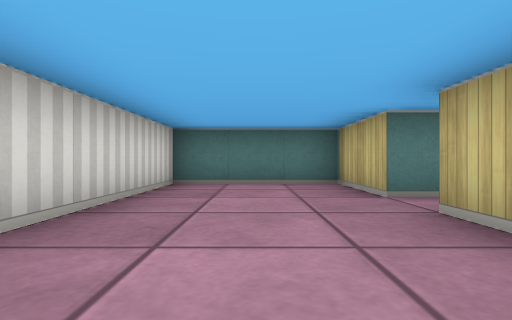
View 1 (above)

24 first-person views from a walk through a cub3D level. The camera is about half as high as the walls, looks level and sees 80° across. The floor is counted in squares. Each view is taken from the middle of a square. On the plan, view 1 faces up. The plan holds only what a view shows up to about 9 squares ahead; the rest is blank.

View 2
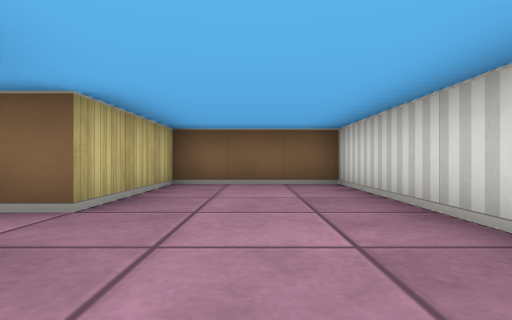

View 3
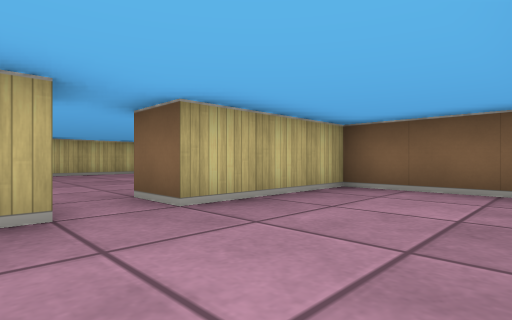

View 4
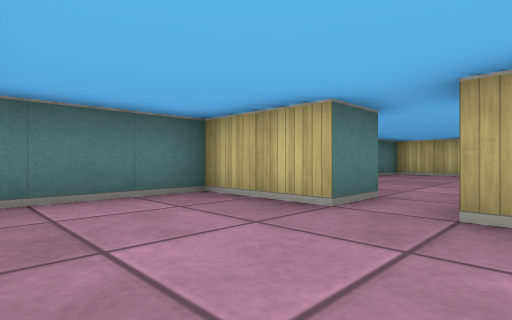

View 5
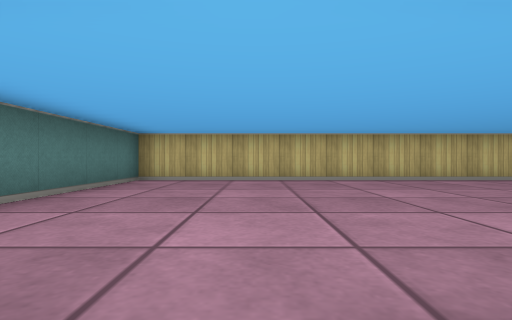

View 6
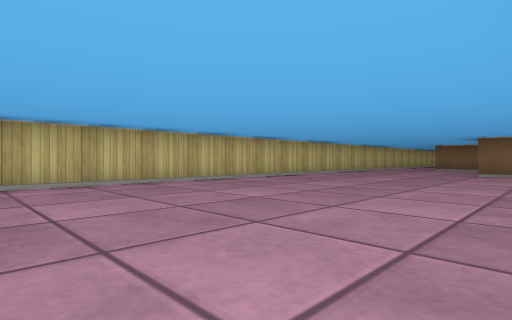

View 7
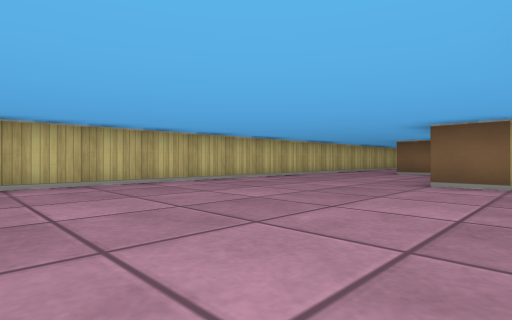

View 8
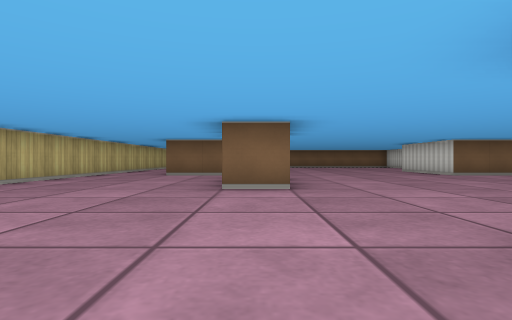

View 9
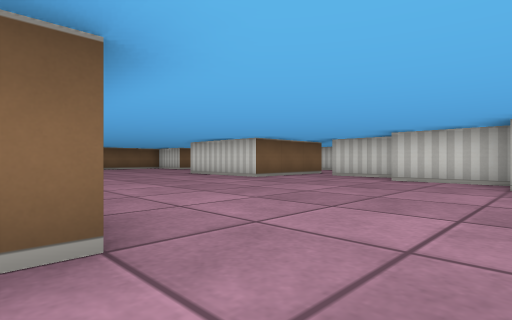

View 10
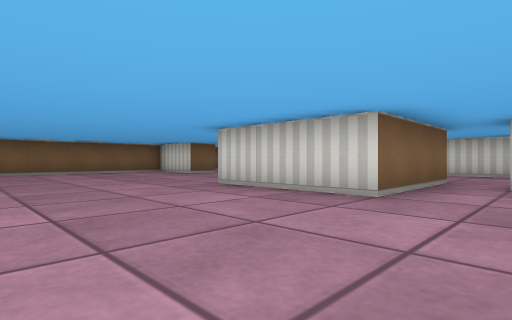

View 11
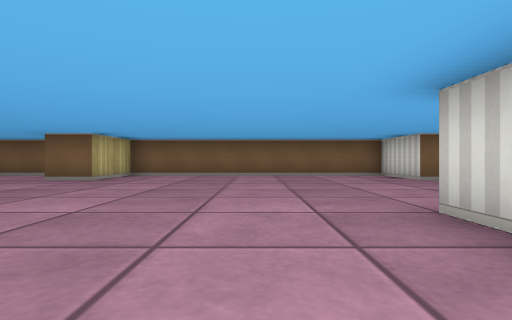

View 12
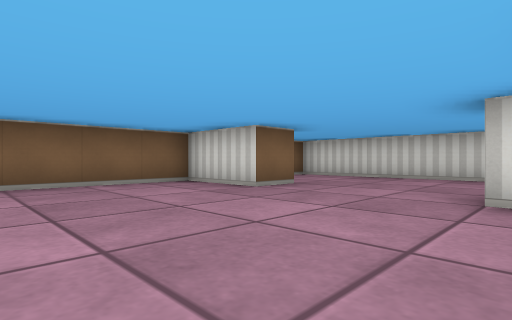

View 13
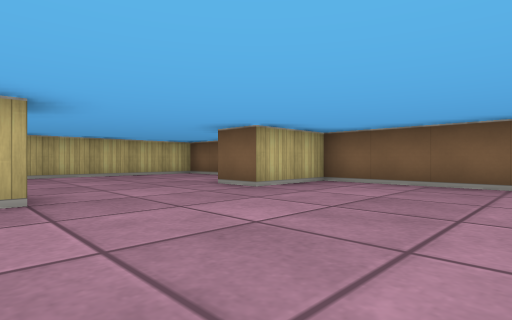

View 14
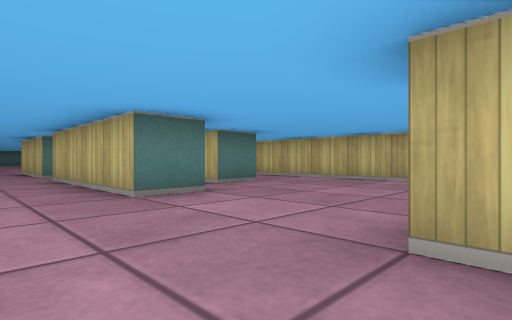

View 15
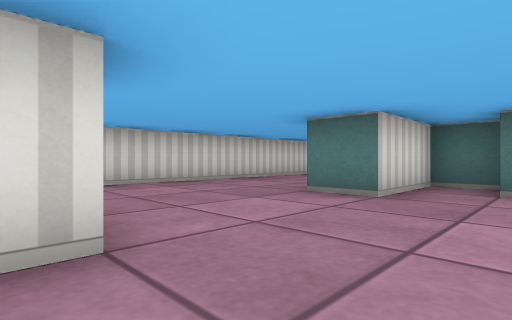

View 16
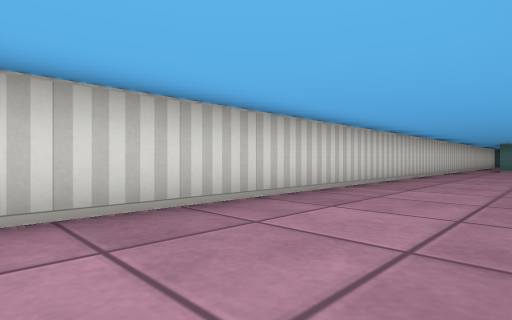

View 17
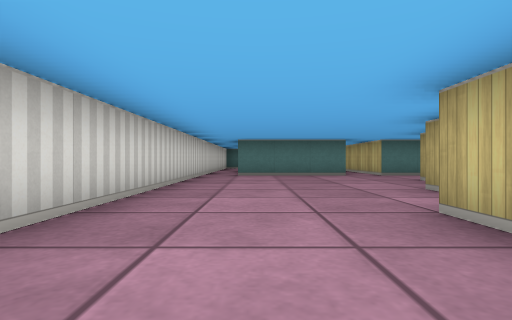

View 18
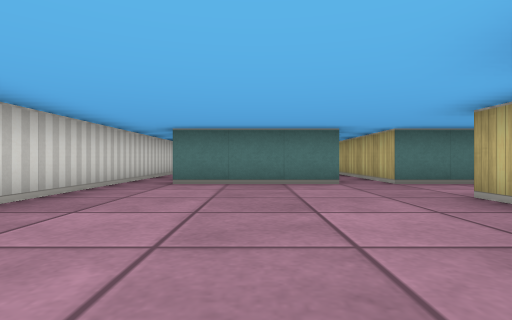

View 19
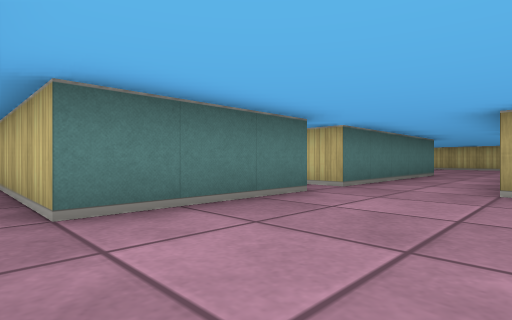

View 20
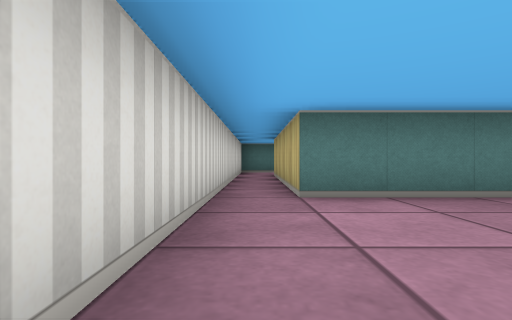

View 21
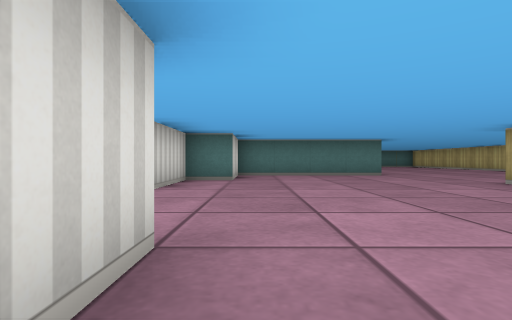

View 22
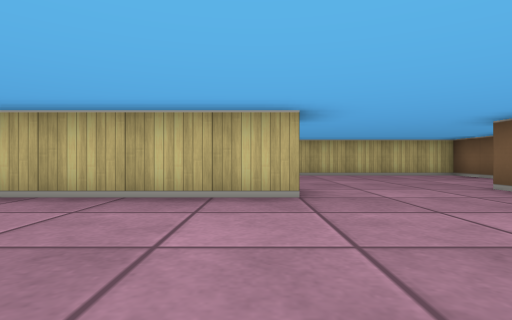

View 23
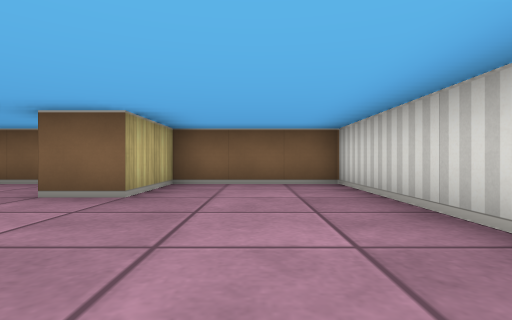

View 24
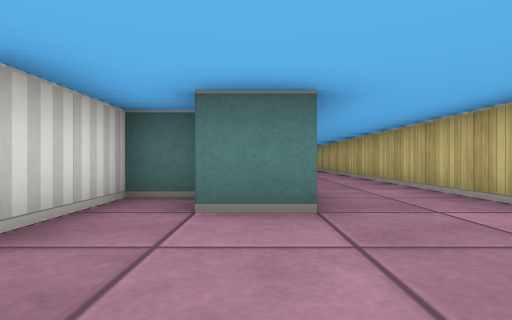

### Floor plan
Points are (right, up) in squares from view 1. A wall is a line through its corners. A room is listed if a view was taken in it or the views show most of it. See-through windows are left out.
Room 1 (views 1, 2, 3, 4, 5)
walls: (2.5, 3.5) (1.5, 3.5) (1.5, 5.5) (-1.5, 5.5) (-1.5, -0.5) (1.5, -0.5) (1.5, 2.5) (2.5, 2.5)
ways out: opening at (2, 3) to room 2
Room 2 (views 6, 7, 8, 9, 10, 11, 12, 13, 14, 15, 16, 17, 18, 19, 20, 21, 22, 23, 24)
walls: (3.5, -10.5) (3.5, -7.5) (4.5, -7.5); (-3.5, -8.9) (-3.5, -10.5); (4.9, -11.5) (6.5, -11.5); (2.5, -4.5) (-1.5, -4.5); (-1.5, -4.9) (-1.5, -6.5) (-2.5, -6.5) (-2.5, -8.5); (-4.5, -8.2) (-4.5, -7.5); (-2.5, -13.5) (-3.5, -13.5) (-3.5, -15.5) (-4.5, -15.5); (-2.5, -4.1) (-2.5, -3.5); (-4.5, -11.5) (-1.5, -11.5) (-1.5, -14.5); (5.4, -13.5) (4.5, -13.5) (4.5, -15.5) (3.5, -15.5) (3.5, -11.5); (2.5, -1.5) (-2.5, -1.5) (-2.5, 2); (6.5, -14.5) (5.5, -14.5) (5.5, -14); (-3.4, -1.5) (-6.5, -1.5) (-6.5, 3.5); (5.9, -20.5) (8.5, -20.5) (8.5, 5.5) (4.9, 5.5); (-7.5, 3.6) (-7.5, -20.5) (-4.5, -20.5) (-4.5, -18.5) (-3.5, -18.5) (-3.5, -20.5) (3.5, -20.5) (3.5, -18.5) (4.5, -18.5)
ways out: opening at (2, 3) to room 1; opening at (-7, 4)

Where each view was taken, in squares from view 1:
view 1: 0 up, 0 right, facing up
view 2: 5 up, 0 right, facing down
view 3: 4 up, 1 left, facing down-right
view 4: 2 up, 1 left, facing up-right
view 5: 3 up, 2 right, facing right
view 6: 2 up, 3 right, facing down-right
view 7: 2 down, 3 right, facing down-right
view 8: 3 down, 4 right, facing down
view 9: 6 down, 4 right, facing down-left
view 10: 10 down, 2 right, facing down-left
view 11: 12 down, 0 right, facing down
view 12: 15 down, 0 right, facing down-left
view 13: 15 down, 0 right, facing down-right
view 14: 19 down, 2 right, facing up-right
view 15: 19 down, 2 left, facing up-left
view 16: 15 down, 5 left, facing up-left
view 17: 10 down, 6 left, facing up
view 18: 7 down, 5 left, facing up
view 19: 4 down, 7 left, facing up-right
view 20: 5 down, 7 left, facing up
view 21: 13 down, 1 left, facing up
view 22: 15 down, 0 right, facing right
view 23: 15 down, 6 left, facing down
view 24: 17 down, 6 right, facing up
